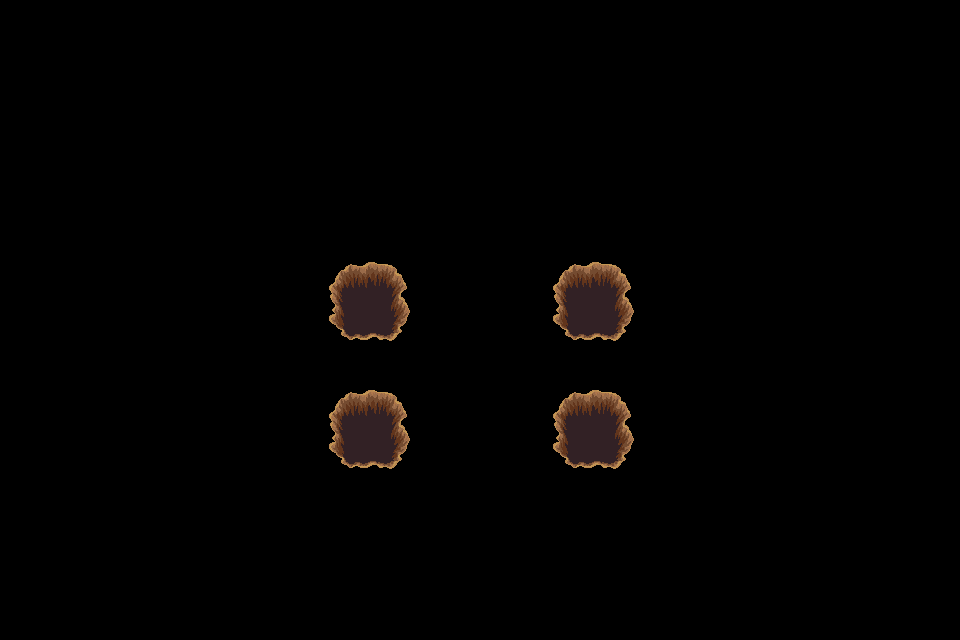

Below is a game level as drawn by its tile map, then a one-line description and the .tmx file that defines it, in full:
An orthogonal 30x20 tile map with 32x32 px tiles, 1 tile layer (trou), 2 tilesets.

<map version="1.4" tiledversion="1.4.3" orientation="orthogonal" renderorder="right-down" width="30" height="20" tilewidth="32" tileheight="32" infinite="0" nextlayerid="9" nextobjectid="1">
 <tileset firstgid="1" source="../../dungeon_green.tsx" />
 <tileset firstgid="530" source="../../dungeon.tsx" />
 <layer id="8" name="trou" width="30" height="20">
  <data encoding="csv">
0,0,0,0,0,0,0,0,0,0,0,0,0,0,0,0,0,0,0,0,0,0,0,0,0,0,0,0,0,0,
0,0,0,0,0,0,0,0,0,0,0,0,0,0,0,0,0,0,0,0,0,0,0,0,0,0,0,0,0,0,
0,0,0,0,0,0,0,0,0,0,0,0,0,0,0,0,0,0,0,0,0,0,0,0,0,0,0,0,0,0,
0,0,0,0,0,0,0,0,0,0,0,0,0,0,0,0,0,0,0,0,0,0,0,0,0,0,0,0,0,0,
0,0,0,0,0,0,0,0,0,0,0,0,0,0,0,0,0,0,0,0,0,0,0,0,0,0,0,0,0,0,
0,0,0,0,0,0,0,0,0,0,0,0,0,0,0,0,0,0,0,0,0,0,0,0,0,0,0,0,0,0,
0,0,0,0,0,0,0,0,0,0,0,0,0,0,0,0,0,0,0,0,0,0,0,0,0,0,0,0,0,0,
0,0,0,0,0,0,0,0,0,0,0,0,0,0,0,0,0,0,0,0,0,0,0,0,0,0,0,0,0,0,
0,0,0,0,0,0,0,0,0,0,432,433,434,0,0,0,0,432,433,434,0,0,0,0,0,0,0,0,0,0,
0,0,0,0,0,0,0,0,0,0,455,456,457,0,0,0,0,455,456,457,0,0,0,0,0,0,0,0,0,0,
0,0,0,0,0,0,0,0,0,0,478,479,480,0,0,0,0,478,479,480,0,0,0,0,0,0,0,0,0,0,
0,0,0,0,0,0,0,0,0,0,0,0,0,0,0,0,0,0,0,0,0,0,0,0,0,0,0,0,0,0,
0,0,0,0,0,0,0,0,0,0,432,433,434,0,0,0,0,432,433,434,0,0,0,0,0,0,0,0,0,0,
0,0,0,0,0,0,0,0,0,0,455,456,457,0,0,0,0,455,456,457,0,0,0,0,0,0,0,0,0,0,
0,0,0,0,0,0,0,0,0,0,478,479,480,0,0,0,0,478,479,480,0,0,0,0,0,0,0,0,0,0,
0,0,0,0,0,0,0,0,0,0,0,0,0,0,0,0,0,0,0,0,0,0,0,0,0,0,0,0,0,0,
0,0,0,0,0,0,0,0,0,0,0,0,0,0,0,0,0,0,0,0,0,0,0,0,0,0,0,0,0,0,
0,0,0,0,0,0,0,0,0,0,0,0,0,0,0,0,0,0,0,0,0,0,0,0,0,0,0,0,0,0,
0,0,0,0,0,0,0,0,0,0,0,0,0,0,0,0,0,0,0,0,0,0,0,0,0,0,0,0,0,0,
0,0,0,0,0,0,0,0,0,0,0,0,0,0,0,0,0,0,0,0,0,0,0,0,0,0,0,0,0,0
</data>
 </layer>
</map>
